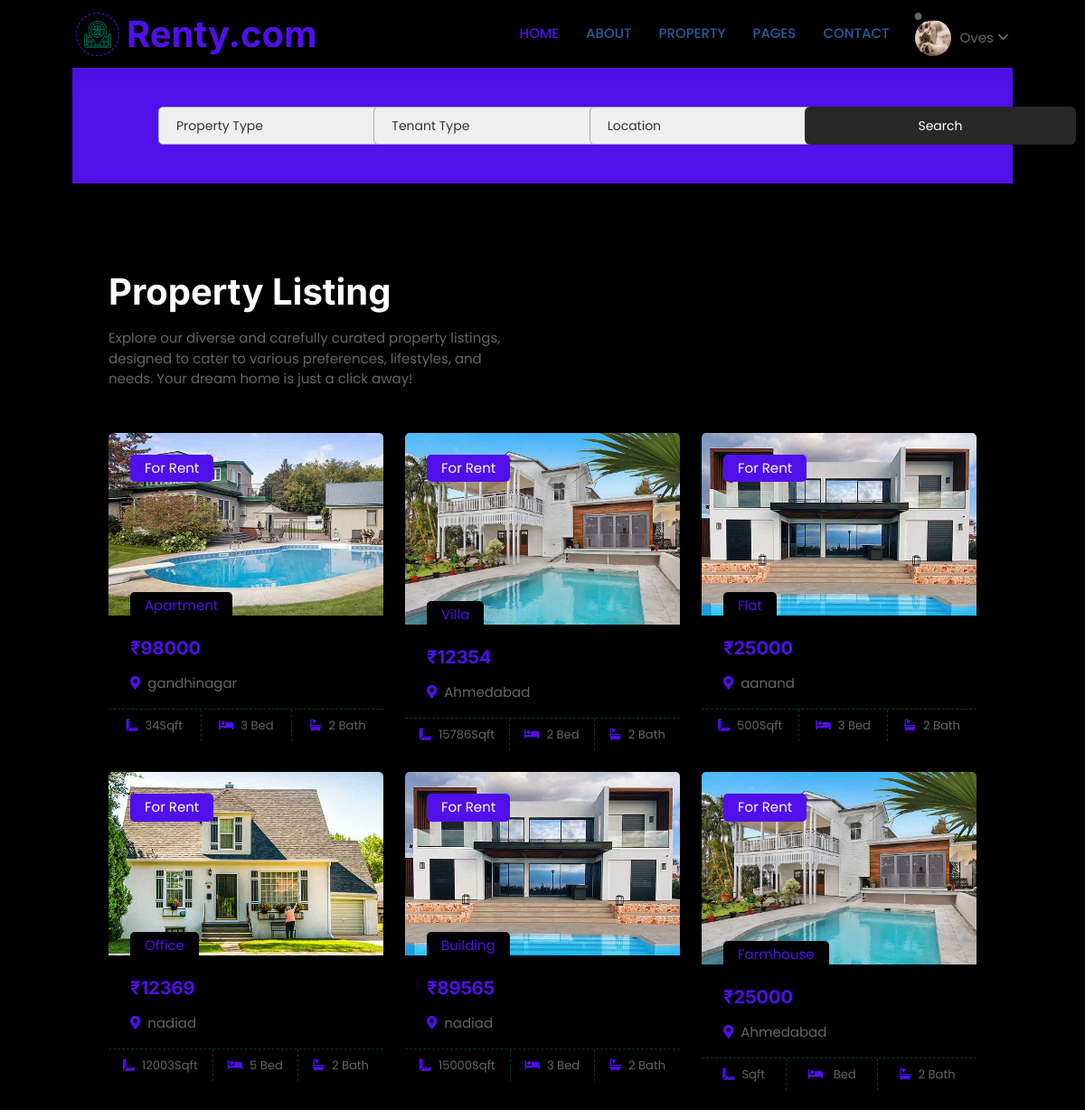
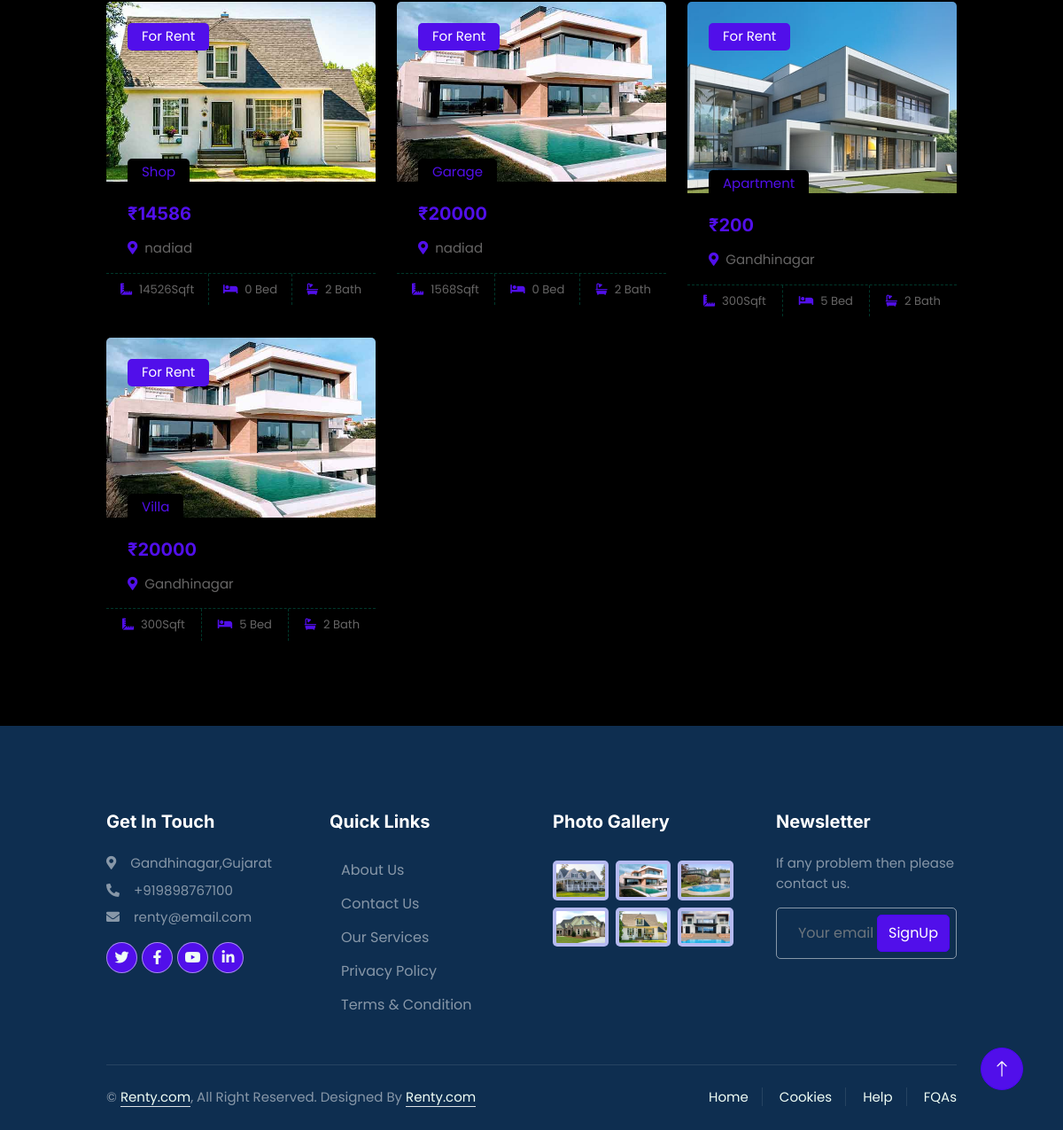
Page /properties (signed in) on the committed database (2 pictures, top to bottom).
### renty/models.py (models this page shows, shortened)
class Profile(models.Model):
    user = models.OneToOneField(User, on_delete=models.CASCADE, related_name="profile") # Delete profile when user is deleted
    image = models.ImageField(default='default.jpg', upload_to='profile_pics')

class Property_Details(models.Model):
    fullname = models.CharField( max_length=100,null=False,blank=False)
    dob = models.DateField( max_length=100,null=False,blank=False)
    email = models.CharField( max_length=100,null=False,blank=False)
    mob_number = models.CharField( max_length=100,null=False,blank=False)
    gender = models.CharField( max_length=100,null=False,blank=False)
    Occupation = models.CharField( max_length=100,null=False,blank=False)
    id_type = models.CharField( max_length=100,null=False,blank=False)
    id_num = models.CharField( max_length=100,null=False,blank=False)
    issue_auth = models.CharField( max_length=100,null=False,blank=False)
    issue_state = models.CharField( max_length=100,null=False,blank=False)
    issue_date = models.DateField( max_length=100,null=False,blank=False)
    exp_date = models.DateField( max_length=100,null=False,blank=False)
    price = models.CharField( max_length=100,null=False,blank=False)
    prop_type = models.CharField( max_length=100,null=False,blank=False)
    bedroom_no = models.CharField( max_length=100,null=False,blank=False)
    floors = models.CharField( max_length=100,null=False,blank=False)
    area = models.CharField( max_length=100,null=False,blank=False)
    address = models.CharField( max_length=100,null=False,blank=False)
    tenant_type = models.CharField( max_length=100,null=False,blank=False)
    prop_img1 = models.ImageField(null=True, blank=True, upload_to='property')
    city = models.CharField( max_length=100,null=True,blank=False)

### renty/views.py (the view)
# urls.py: path("properties",views.all_prop,name='all_property'),
def all_prop(request):
    prop_list = Property_Details.objects.all()
    return render(request,"property_listing.html",{'prop_list':prop_list})

### renty/templates/property_listing.html (shortened to what this page needs)
{% load static %}
<!DOCTYPE html>
<html lang="en">
<head>
    <link rel="stylesheet" href="https://cdnjs.cloudflare.com/ajax/libs/font-awesome/6.4.0/css/all.min.css" />
    <link rel="stylesheet" href="https://cdnjs.cloudflare.com/ajax/libs/font-awesome/6.4.0/css/all.min.css"
 />
    <link href="https://cdnjs.cloudflare.com/ajax/libs/font-awesome/5.10.0/css/all.min.css" rel="stylesheet">
    <link href="https://cdn.jsdelivr.net/npm/bootstrap-icons@1.4.1/font/bootstrap-icons.css" rel="stylesheet">
    <link href="{% static 'lib/animate/animate.min.css' %}" rel="stylesheet">
    <link href="{% static 'lib/owlcarousel/assets/owl.carousel.min.css' %}" rel="stylesheet">
    <link href="{% static 'css/bootstrap.min.css' %}" rel="stylesheet">
    <link href="{% static 'css/style4.css' %}" rel="stylesheet">
</head>
<body>
    <div class="container-xxl bg-white p-0">
        <div class="container-fluid nav-bar bg-transparent">
            <nav class="navbar navbar-expand-lg bg-white navbar-light py-0 px-4">
                <a href="/" class="navbar-brand d-flex align-items-center text-center">
                    <div class="icon p-2 me-2">
                        <img class="img-fluid" src="{% static 'img\icon-housing.png' %}" alt="Icon"
                            style="width: 30px; height: 30px;">
                    </div>
                    <h1 class="m-0 text-primary">Renty.com</h1>
                </a>
                <div class="collapse navbar-collapse" id="navbarCollapse">
                    <div class="navbar-nav ms-auto">
                        <a href="/" class="nav-item nav-link active">Home</a>
                        <a href="/#developer" class="nav-item nav-link">About</a>
                        <div class="nav-item dropdown">
                            <a href="#" class="nav-link " data-bs-toggle="dropdown">Property</a>
                        </div>
                        <div class="nav-item dropdown">
                            <a href="#" class="nav-link " data-bs-toggle="dropdown">Pages</a>
                        </div>
                        <a href="{% url "conpage" %}" class="nav-item nav-link">Contact</a>
                    </div>
                    {% if request.user.is_authenticated %}
                    <div class="profile-dropdown">
                        <div onclick="toggle()"     class="user-info d-flex align-items-center">
                            <div class="profile-img">
                                <i class="fa-solid fa-circle"><img src="{{request.user.profile.image.url}}"></i>
                            </div>
                            <span>{{request.user}}
                                <i class="fa-solid fa-angle-down"></i>
                            </span>
                        </div>
                    </div>
                    {% else %}
                        <a href="{% url 'user_login' %}" class="btn btn-primary px-3 d-none d-lg-flex">Login</a>
                    {% endif %}
                </div>
            </nav>
        </div>
       <form method="post" action="{% url "searched_prop" %}">
        <div class="container-fluid bg-primary mb-5 wow fadeIn" data-wow-delay="0.1s" style="padding: 35px;">
            <div class="container">
                <div class="row g-2">
                    <div class="col-md-10">
                        <div class="row g-2">
                             <div class="col-md-4">
                                <select name="prop_type" class="input-fieldsearch-formsearch">
                                    <option selected>Property Type</option>
                                </select>
                            </div>
                            <div class="col-md-4">
                                <select name="tenant_type" class="input-fieldsearch-formsearch">
                                    <option selected>Tenant Type</option>
                                </select>
                            </div>
                             <div class="col-md-4">
                                <select name="location" class="input-fieldsearch-formsearch">
                                    <option selected>Location</option>
                                </select>
                            </div>
                        </div>
                    </div>
                    <div class="col-md-2">
                        <button type="submit" class="btnsearchlist">Search</button>
                    </div>
                </div>
            </div>
        </div>
    </form>
        <div class="container-xxl py-5" id="propertylist">
            <div class="container">
                <div class="row g-0 gx-5 align-items-end">
                    <div class="col-lg-6">
                        <div class="text-start mx-auto mb-5 wow slideInLeft" data-wow-delay="0.1s">
                            <h1 class="mb-3">Property Listing</h1>
                            <p>Explore our diverse and carefully
                                curated property listings, designed to cater to various preferences, lifestyles, and
                                needs. Your dream home is just a click away!</p>
                        </div>
                    </div>
                </div>
                <div class="tab-content">
                    <div id="tab-1" class="tab-pane fade show p-0 active">
                        <div class="row g-4">
                            {% for property in prop_list %}
                            <div class="col-lg-4 col-md-6 wow fadeInUp" data-wow-delay="0.1s">
                                <div class="property-item rounded overflow-hidden">
                                    <div class="position-relative overflow-hidden">
                                        <a href="{% url "property_details" property.id %}"><img class="img-fluid" src="{{property.prop_img1.url}}" alt=""></a>
                                        <div
                                            class="bg-primary rounded text-white position-absolute start-0 top-0 m-4 py-1 px-3">
                                            For Rent</div>
                                        <div
                                            class="bg-white rounded-top text-primary position-absolute start-0 bottom-0 mx-4 pt-1 px-3">
                                            {{property.prop_type}}</div>
                                    </div>
                                    <div class="p-4 pb-0">
                                        <h5 class="text-primary mb-3">₹{{property.price}}</h5>
                                        <p><i class="fa fa-map-marker-alt text-primary me-2"></i>{{property.city}}</p>
                                    </div>
                                    <div class="d-flex border-top">
                                        <small class="flex-fill text-center border-end py-2"><i
                                                class="fa fa-ruler-combined text-primary me-2"></i>{{property.area }}Sqft</small>
                                        <small class="flex-fill text-center border-end py-2"><i
                                                class="fa fa-bed text-primary me-2"></i>{{property.bedroom_no}} Bed</small>
                                        <small class="flex-fill text-center py-2"><i
                                                class="fa fa-bath text-primary me-2"></i>2 Bath</small>
                                    </div>
                                </div>
                            </div>
                            {% endfor %}
                        </div>
                    </div>
                </div>
            </div>
        </div>
        <div class="container-fluid bg-dark text-white-50 footer pt-5 mt-5 wow fadeIn" data-wow-delay="0.1s">
            <div class="container py-5">
                <div class="row g-5">
                    <div class="col-lg-3 col-md-6">
                        <h5 class="text-white mb-4">Get In Touch</h5>
                        <p class="mb-2"><i class="fa fa-map-marker-alt me-3"></i>Gandhinagar,Gujarat</p>
                        <p class="mb-2"><i class="fa fa-phone-alt me-3"></i>+919898767100</p>
                        <p class="mb-2"><i class="fa fa-envelope me-3"></i>renty@email.com</p>
                        <div class="d-flex pt-2">
                            <a class="btn btn-outline-light btn-social" href=""><i class="fab fa-twitter"></i></a>
                            <a class="btn btn-outline-light btn-social" href=""><i class="fab fa-facebook-f"></i></a>
                            <a class="btn btn-outline-light btn-social" href=""><i class="fab fa-youtube"></i></a>
                            <a class="btn btn-outline-light btn-social" href=""><i class="fab fa-linkedin-in"></i></a>
                        </div>
                    </div>
                    <div class="col-lg-3 col-md-6">
                        <h5 class="text-white mb-4">Quick Links</h5>
                        <a class="bttn btn-link text-white-50" href="">About Us</a>
                        <a class="bttn btn-link text-white-50" href="contact.html">Contact
                            Us</a>
                        <a class="bttn btn-link text-white-50" href="">Our Services</a>
                        <a class="bttn btn-link text-white-50" href="">Privacy Policy</a>
                        <a class="bttn btn-link text-white-50" href="">Terms & Condition</a>
                    </div>
                    <div class="col-lg-3 col-md-6">
                        <h5 class="text-white mb-4">Photo Gallery</h5>
                        <div class="row g-2 pt-2">
                            <div class="col-4">
                                <img class="img-fluid rounded bg-light p-1" src="{% static "img/property-1.jpg" %}" alt="">
                            </div>
                            <div class="col-4">
                                <img class="img-fluid rounded bg-light p-1" src="{% static "img/property-2.jpg" %}" alt="">
                            </div>
                            <div class="col-4">
                                <img class="img-fluid rounded bg-light p-1" src="{% static "img/property-3.jpg" %}" alt="">
                            </div>
                            <div class="col-4">
                                <img class="img-fluid rounded bg-light p-1" src="{% static "img/property-4.jpg" %}" alt="">
                            </div>
                            <div class="col-4">
                                <img class="img-fluid rounded bg-light p-1" src="{% static "img/property-5.jpg" %}" alt="">
                            </div>
                            <div class="col-4">
                                <img class="img-fluid rounded bg-light p-1" src="{% static "img/property-6.jpg" %}" alt="">
                            </div>
                        </div>
                    </div>
                    <div class="col-lg-3 col-md-6">
                        <h5 class="text-white mb-4">Newsletter</h5>
                        <p>If any problem then please contact us.</p>
                        <div class="position-relative mx-auto" style="max-width: 400px;">
                            <input class="form-control bg-transparent w-100 py-3 ps-4 pe-5" type="text"
                                placeholder="Your email">
                            <button type="button"
                                class="btn btn-primary py-2 position-absolute top-0 end-0 mt-2 me-2">SignUp</button>
                        </div>
                    </div>
                </div>
            </div>
            <div class="container">
                <div class="copyright">
                    <div class="row">
                        <div class="col-md-6 text-center text-md-start mb-3 mb-md-0">
                            &copy; <a class="border-bottom" href="/">Renty.com</a>, All Right Reserved.
                            Designed By <a class="border-bottom" href="/">Renty.com</a>
                        </div>
                        <div class="col-md-6 text-center text-md-end">
                            <div class="footer-menu">
                                <a href="/">Home</a>
                                <a href="">Cookies</a>
                                <a href="/contact">Help</a>
                                <a href="">FQAs</a>
                            </div>
                        </div>
                    </div>
                </div>
            </div>
        </div>
        <a href="#" class="btn btn-lg btn-primary btn-lg-square back-to-top"><i class="bi bi-arrow-up"></i></a>
    </div>
</body>
</html>

### rows in the picture
Property_Details: prop_img1 (picture), prop_type "Apartment", price "98000", city "gandhinagar", area "34", bedroom_no "3"
Property_Details: prop_img1 (picture), prop_type "Villa", price "12354", city "Ahmedabad", area "15786", bedroom_no "2"
Property_Details: prop_img1 (picture), prop_type "Flat", price "25000", city "aanand", area "500", bedroom_no "3"
Property_Details: prop_img1 (picture), prop_type "Office", price "12369", city "nadiad", area "12003", bedroom_no "5"
Property_Details: prop_img1 (picture), prop_type "Building", price "89565", city "nadiad", area "15000", bedroom_no "3"
Property_Details: prop_img1 (picture), prop_type "Farmhouse", price "25000", city "Ahmedabad"
Property_Details: prop_img1 (picture), prop_type "Shop", price "14586", city "nadiad", area "14526", bedroom_no "0"
Property_Details: prop_img1 (picture), prop_type "Garage", price "20000", city "nadiad", area "1568", bedroom_no "0"
Property_Details: prop_img1 (picture), prop_type "Apartment", price "200", city "Gandhinagar", area "300", bedroom_no "5"
Property_Details: prop_img1 (picture), prop_type "Villa", price "20000", city "Gandhinagar", area "300", bedroom_no "5"

### other values in the picture
{{ request.user }} "Oves"
